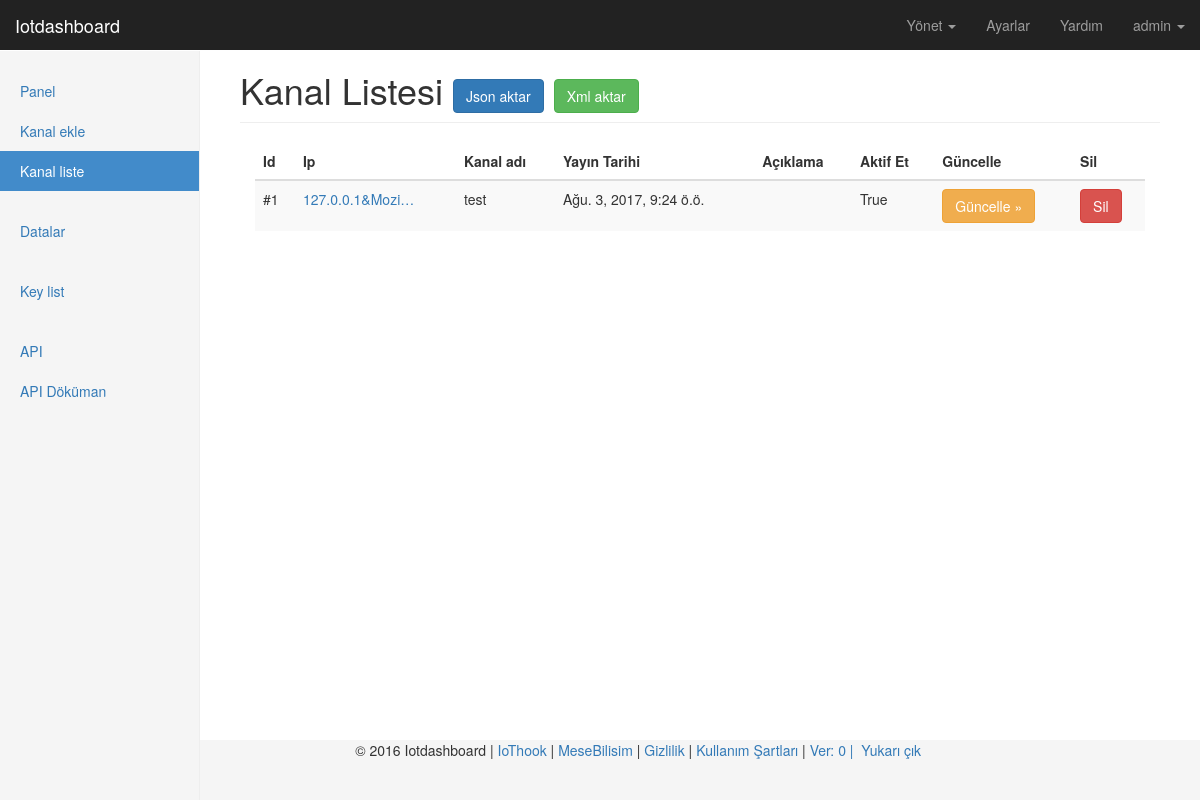
Page /tr/channel/list/ (signed in) on the committed database.
### channels/models.py (models this page shows, shortened)
class Channel(models.Model):
    owner          = models.ForeignKey('auth.User', related_name='ownerchannel')
    channel_name   = models.CharField(_('Kanal adı'), max_length=60, help_text=_('Kanal adını giriniz'))
    channel_name_id= models.CharField(_('Kanal ID'), max_length=90, null=True, blank=True)
    element_1       = models.CharField(_('Element 1'), max_length=20, null=True, blank=True)
    element_id_1    = models.CharField(_('Element ID 1'), max_length=30, null=True, blank=True)
    element_2       = models.CharField(_('Element 2'), max_length=20, null=True, blank=True)
    element_id_2    = models.CharField(_('Element ID 2'), max_length=30, null=True, blank=True)
    element_3       = models.CharField(_('Element 3'), max_length=20, null=True, blank=True)
    element_id_3    = models.CharField(_('Element ID 3'), max_length=30, null=True, blank=True)
    element_4       = models.CharField(_('Element 4'), max_length=20, null=True, blank=True)
    element_id_4    = models.CharField(_('Element ID 4'), max_length=30, null=True, blank=True)
    element_5       = models.CharField(_('Element 5'), max_length=20, null=True, blank=True)
    element_id_5    = models.CharField(_('Element ID 5'), max_length=30, null=True, blank=True)
    element_6       = models.CharField(_('Element 6'), max_length=20, null=True, blank=True)
    element_id_6    = models.CharField(_('Element ID 6'), max_length=30, null=True, blank=True)
    element_7       = models.CharField(_('Element 7'), max_length=20, null=True, blank=True)
    element_id_7    = models.CharField(_('Element ID 7'), max_length=30, null=True, blank=True)
    element_8       = models.CharField(_('Element 8'), max_length=20, null=True, blank=True)
    element_id_8    = models.CharField(_('Element ID 8'), max_length=30, null=True, blank=True)
    element_9       = models.CharField(_('Element 9'), max_length=20, null=True, blank=True)
    element_id_9    = models.CharField(_('Element ID 9'), max_length=30, null=True, blank=True)
    element_10      = models.CharField(_('Element 10'), max_length=20, null=True, blank=True)
    element_id_10   = models.CharField(_('Element ID 10'), max_length=30, null=True, blank=True)
    api_key        = models.CharField(_('Api key'), max_length=200) # api
    description    = models.TextField(_('Açıklama'), blank=True, max_length=255)
    enable         = models.BooleanField(_('Aktif et'), default=True)
    remote_address = models.CharField(_('Ip adres'), max_length=255)
    pub_date       = models.DateTimeField(_('Yayin tarihi'), auto_now=True)

### channels/views.py (the view)
@login_required(login_url=LOGIN_URL)
def channel_list(request):
    channel_list = True
    list = Channel.objects.filter(owner=request.user).order_by('-pk')
    return render(request, "back/channel_list.html", locals())

### channels/templatetags/custom_tags.py (called while the page is built)
@register.simple_tag
def version():
    try:
        return time.strftime('%m%d%Y/%u', time.gmtime(os.path.getmtime('.git/')))
    except:
        return 0

@register.simple_tag
def website_name():
    return WEBSITE_NAME

### templates/back/channel_list.html (shortened to what this page needs)
{% extends "back/base.html" %}
{% load staticfiles %}
{% load custom_tags %}
{% load i18n %}
{% block website_name %}{% trans 'Kanal Listesi' %}
    <a class="btn btn-primary" href='{% url "export" "channel" %}?format=json' role="button">{% trans 'Json aktar' %}</a>
    <a class="btn btn-success" href='{% url "export" "channel" %}?format=xml' role="button">{% trans 'Xml aktar' %}</a>
{% endblock %}
{% block content %}
<div class="col-xs-12 col-sm-12 placeholder">
    <div class="table-responsive">
        <table class="table table-striped">
            <thead>
            <tr>
                <th>{% trans 'Id' %}</th>
                <th>{% trans 'Ip' %}</th>
                <th>{% trans 'Kanal adı' %}</th>
                <th>{% trans 'Yayın Tarihi' %}</th>
                <th>{% trans 'Açıklama' %}</th>
                <th>{% trans 'Aktif Et' %}</th>
                <th>{% trans 'Güncelle' %}</th>
                <th>{% trans 'Sil' %}</th>
            </tr>
            </thead>
            <tbody>
            {% for i in list %}
            <tr>
                <td>#{{ i.id }}</td>
                <td><a class="tooltip-viewport-bottom" title="{{ i.remote_address }}">{{ i.remote_address | truncatechars:15 }}</a></td>
                <td>{{ i.channel_name }}</td>
                <td>{{ i.pub_date }}</td>
                <td>{{ i.description | truncatechars:20 }}</td>
                <td>{{ i.enable }}</td>
                <td><a class="btn btn-warning" href="{% url 'channel_edit' i.id %}" role="button">{% trans 'Güncelle' %} »</a></td>
                <td><a class="btn btn-danger" href="{% url 'channel_delete' i.id %}" role="button" onclick="return confirm('{% trans "Kanal ve veriler silinecek. Emin misiniz?" %}');">{% trans 'Sil' %}</a></td>
            </tr>
            {% endfor %}
            </tbody>
        </table>
    </div>
</div>
{% endblock %}

### templates/back/navbar.html (shortened to what this page needs)
{% load custom_tags %}
{% load i18n %}
{% load rest_framework %}
<nav class="navbar navbar-inverse navbar-fixed-top">
    <div class="container-fluid">
        <div class="navbar-header">
            <a class="navbar-brand" href="{% url 'index' %}">{% website_name %}</a>
        </div>
        <div id="navbar" class="navbar-collapse collapse">
            <ul class="nav navbar-nav navbar-right">
                <li class="dropdown">
                  <a href="#" class="dropdown-toggle" data-toggle="dropdown" role="button" aria-haspopup="true" aria-expanded="false">{% trans 'Yönet' %} <span class="caret"></span></a>
                </li>
                <li><a href="/admin/">{% trans 'Ayarlar' %}</a></li>
                <li><a href="http://iotdashboard.readthedocs.io/tr/latest/">{% trans 'Yardım' %}</a></li>
                {% if user.is_authenticated %}
                    <li class="dropdown">
                      <a href="#" class="dropdown-toggle" data-toggle="dropdown" role="button" aria-haspopup="true" aria-expanded="false">{{ user }} <span class="caret"></span></a>
                    </li>
                {% endif %}
            </ul>
        </div>
    </div>
</nav>

### static/back/dashboard/dashboard.css (style rules this page uses)
body { padding-top: 50px; }
.navbar-fixed-top { border: 0; }
.placeholder { margin-bottom: 20px; }

### static/back/dashboard/sticky-footer.css (style rules this page uses)
html { position: relative; min-height: 100%; }
body { margin-bottom: 60px; }

### rows in the picture
Channel: id "1", remote_address "127.0.0.1&Mozi…", channel_name "test", pub_date "Ağu. 3, 2017, 9:24 ö.ö.", enable "True"

### other values in the picture
{{ user }} "admin"
